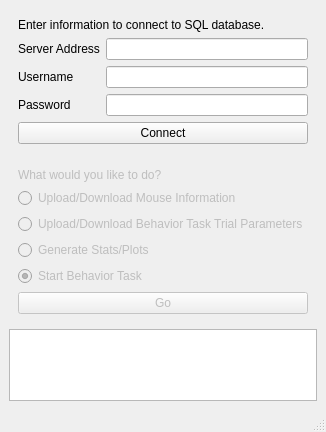
<?xml version="1.0" encoding="UTF-8"?>
<ui version="4.0">
 <class>sql</class>
 <widget class="QMainWindow" name="sql">
  <property name="geometry">
   <rect>
    <x>0</x>
    <y>0</y>
    <width>294</width>
    <height>432</height>
   </rect>
  </property>
  <property name="windowTitle">
   <string>Behavior Task Main Menu</string>
  </property>
  <widget class="QWidget" name="centralwidget">
   <layout class="QVBoxLayout" name="verticalLayout_2">
    <item>
     <widget class="QWidget" name="sqlWidget" native="true">
      <layout class="QFormLayout" name="sqlFormLayout">
       <item row="0" column="0" colspan="2">
        <widget class="QLabel" name="sqlInstructionLabel">
         <property name="text">
          <string>Enter information to connect to SQL database.</string>
         </property>
         <property name="wordWrap">
          <bool>true</bool>
         </property>
        </widget>
       </item>
       <item row="1" column="0">
        <widget class="QLabel" name="serverAddressLabel">
         <property name="text">
          <string>Server Address</string>
         </property>
        </widget>
       </item>
       <item row="1" column="1">
        <widget class="QLineEdit" name="serverAddressLineEdit"/>
       </item>
       <item row="2" column="0">
        <widget class="QLabel" name="usernameLabel">
         <property name="text">
          <string>Username</string>
         </property>
        </widget>
       </item>
       <item row="2" column="1">
        <widget class="QLineEdit" name="usernameLineEdit"/>
       </item>
       <item row="3" column="0">
        <widget class="QLabel" name="passwordLabel">
         <property name="text">
          <string>Password</string>
         </property>
        </widget>
       </item>
       <item row="3" column="1">
        <widget class="QLineEdit" name="passwordLineEdit"/>
       </item>
       <item row="4" column="0" colspan="2">
        <widget class="QPushButton" name="sqlPushButton">
         <property name="text">
          <string>Connect</string>
         </property>
        </widget>
       </item>
      </layout>
     </widget>
    </item>
    <item>
     <widget class="QWidget" name="goWidget" native="true">
      <property name="enabled">
       <bool>false</bool>
      </property>
      <layout class="QVBoxLayout" name="verticalLayout">
       <item>
        <widget class="QLabel" name="wwultdLabel">
         <property name="sizePolicy">
          <sizepolicy hsizetype="Preferred" vsizetype="Fixed">
           <horstretch>0</horstretch>
           <verstretch>0</verstretch>
          </sizepolicy>
         </property>
         <property name="text">
          <string>What would you like to do?</string>
         </property>
        </widget>
       </item>
       <item>
        <widget class="QRadioButton" name="mouseInfoRadioButton">
         <property name="text">
          <string>Upload/Download Mouse Information</string>
         </property>
        </widget>
       </item>
       <item>
        <widget class="QRadioButton" name="trialParametersRadioButton">
         <property name="text">
          <string>Upload/Download Behavior Task Trial Parameters</string>
         </property>
        </widget>
       </item>
       <item>
        <widget class="QRadioButton" name="generatePlotsRadioButton">
         <property name="enabled">
          <bool>false</bool>
         </property>
         <property name="text">
          <string>Generate Stats/Plots</string>
         </property>
        </widget>
       </item>
       <item>
        <widget class="QRadioButton" name="behaviorTaskRadioButton">
         <property name="text">
          <string>Start Behavior Task</string>
         </property>
         <property name="checked">
          <bool>true</bool>
         </property>
        </widget>
       </item>
       <item>
        <widget class="QPushButton" name="goPushButton">
         <property name="text">
          <string>Go</string>
         </property>
        </widget>
       </item>
      </layout>
     </widget>
    </item>
    <item>
     <widget class="QTextBrowser" name="messageTextBrowser"/>
    </item>
   </layout>
  </widget>
  <widget class="QMenuBar" name="menubar">
   <property name="geometry">
    <rect>
     <x>0</x>
     <y>0</y>
     <width>294</width>
     <height>21</height>
    </rect>
   </property>
  </widget>
  <widget class="QStatusBar" name="statusbar"/>
 </widget>
 <resources/>
 <connections/>
</ui>
